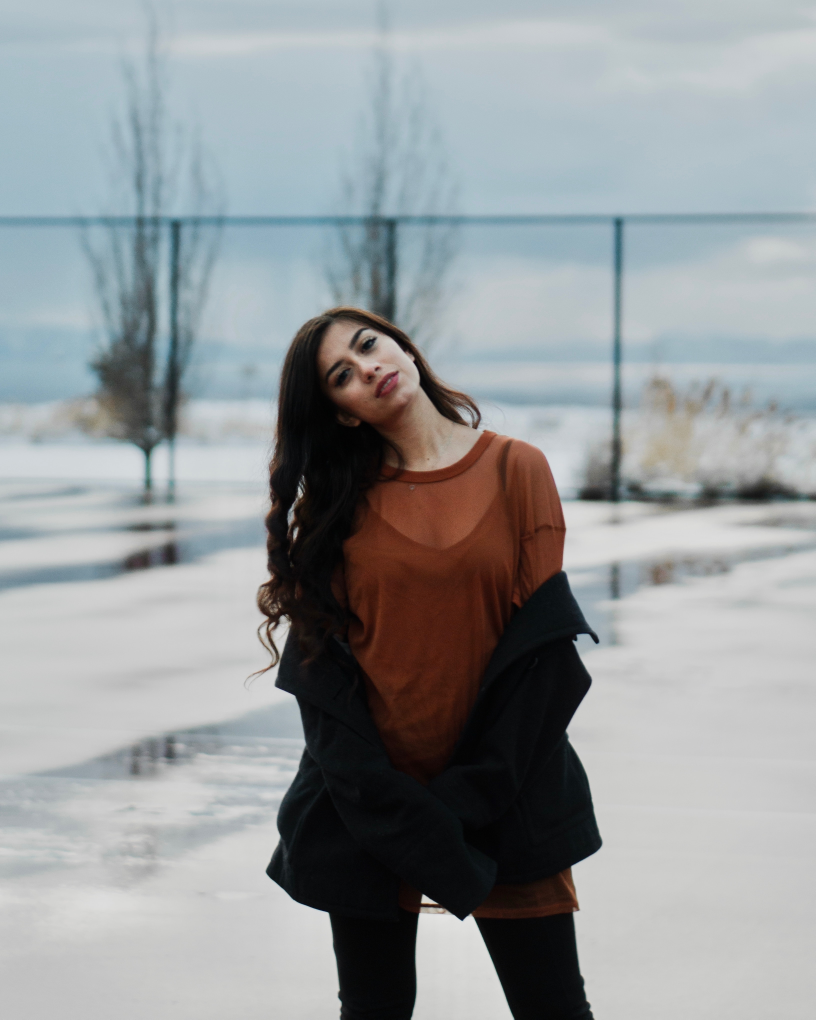
#> input picture img2gcode/linedraw/images/1.jpg, 3262 x 4077 px (shown at 1/4 size); its folder holds only this picture in this run
$ python -i linedraw.py   (imports and definitions only)
#> lines starting #> are read from the running program, lines starting #| are printed output that depends on the picture; after the words box and inside, x2 and y2 are one past the last pixel; in counts of white or black regions, pixels touching at a corner belong together
### img2gcode/linedraw/lib/perlin.py
#Perlin Noise
#Based on Javascript from p5.js (https://github.com/processing/p5.js/blob/master/src/math/noise.js)

import math
import random

PERLIN_YWRAPB = 4
PERLIN_YWRAP = 1<<PERLIN_YWRAPB
PERLIN_ZWRAPB = 8
PERLIN_ZWRAP = 1<<PERLIN_ZWRAPB
PERLIN_SIZE = 4095

perlin_octaves = 4
perlin_amp_falloff = 0.5

def scaled_cosine(i):
    return 0.5*(1.0-math.cos(i*math.pi))

perlin = None

def noise(x,y=0,z=0):
    global perlin
    if perlin == None:
        perlin = []
        for i in range(0,PERLIN_SIZE+1):
            perlin.append(random.random())
    if x<0:x=-x
    if y<0:y=-y
    if z<0:z=-z

    xi,yi,zi = int(x),int(y),int(z)
    xf = x-xi
    yf = y-yi
    zf = z-zi
    rxf = ryf = None

    r = 0
    ampl = 0.5

    n1 = n2 = n3 = None
    for o in range(0,perlin_octaves):
        of=xi+(yi<<PERLIN_YWRAPB)+(zi<<PERLIN_ZWRAPB)

        rxf = scaled_cosine(xf)
        ryf = scaled_cosine(yf)

        n1  = perlin[of&PERLIN_SIZE]
        n1 += rxf*(perlin[(of+1)&PERLIN_SIZE]-n1)
        n2  = perlin[(of+PERLIN_YWRAP)&PERLIN_SIZE]
        n2 += rxf*(perlin[(of+PERLIN_YWRAP+1)&PERLIN_SIZE]-n2)
        n1 += ryf*(n2-n1)

        of += PERLIN_ZWRAP
        n2  = perlin[of&PERLIN_SIZE]
        n2 += rxf*(perlin[(of+1)&PERLIN_SIZE]-n2)
        n3  = perlin[(of+PERLIN_YWRAP)&PERLIN_SIZE]
        n3 += rxf*(perlin[(of+PERLIN_YWRAP+1)&PERLIN_SIZE]-n3)
        n2 += ryf*(n3-n2)

        n1 += scaled_cosine(zf)*(n2-n1)

        r += n1*ampl
        ampl *= perlin_amp_falloff
        xi<<=1
        xf*=2
        yi<<=1
        yf*=2
        zi<<=1
        zf*=2

        if (xf>=1.0): xi+=1; xf-=1
        if (yf>=1.0): yi+=1; yf-=1
        if (zf>=1.0): zi+=1; zf-=1
    return r

def noiseDetail(lod, falloff):
    if lod>0:perlin_octaves=lod
    if falloff>0:perlin_amp_falloff=falloff


class LCG():
    # [5 lines left out: function __init__, not called in this run]
    def setSeed(self,val=None):
        self.z = self.seed = (math.random()*self.m if val == None else val) >> 0
    def getSeed(self):
        return self.seed
    def rand(self):
        self.z = (self.a * self.z + self.c) % self.m
        return self.z/self.m


# [6 lines left out: function noiseSeed, not called in this run]


### img2gcode/linedraw/lib/strokesort.py
from random import *
from PIL import Image, ImageDraw, ImageOps
from util import *


def sortlines(lines):
    print("optimizing stroke sequence...")
    clines = lines[:]
    slines = [clines.pop(0)]
    while clines != []:
        x,s,r = None,1000000,False
        for l in clines:
            d = distsum(l[0],slines[-1][-1])
            dr = distsum(l[-1],slines[-1][-1])
            if d < s:
                x,s,r = l[:],d,False
            if dr < s:
                x,s,r = l[:],s,True

        clines.remove(x)
        if r == True:
            x = x[::-1]
        slines.append(x)
    return slines

# [13 lines left out: function visualize, not called in this run]

# [6 lines that do not run on import are left out]

### img2gcode/linedraw/lib/util.py
# [6 lines left out: function midpt, not called in this run]

def distsum(*args):
    return sum([ ((args[i][0]-args[i-1][0])**2 + (args[i][1]-args[i-1][1])**2)**0.5 for i in range(1,len(args))])

### img2gcode/linedraw/linedraw.py

#global imports
from random import *
import sys
import math
import argparse


from PIL import Image, ImageDraw, ImageOps


no_cv = False
export_path = "output/out.svg"
draw_contours = True
draw_hatch = True
show_bitmap = False
resolution = 480
hatch_size = 8
contour_simplify = 1


try:
    import numpy as np
    import cv2
except:
    print("Cannot import numpy/openCV. Switching to NO_CV mode.")
    no_cv = True


# local imports
sys.path.insert(0, './lib') # (Import from lib folder)
from filters import *
from strokesort import *
import perlin
from util import *


def find_edges(IM):
    print("finding edges...")
    if no_cv:
        #appmask(IM,[F_Blur])
        appmask(IM,[F_SobelX,F_SobelY])
    else:
        im = np.array(IM)
        im = cv2.GaussianBlur(im,(3,3),0)
        im = cv2.Canny(im,100,200)
        IM = Image.fromarray(im)
    return IM.point(lambda p: p > 128 and 255)


def getdots(IM):
    print("getting contour points...")
    PX = IM.load()
    dots = []
    w,h = IM.size
    for y in range(h-1):
        row = []
        for x in range(1,w):
            if PX[x,y] == 255:
                if len(row) > 0:
                    if x-row[-1][0] == row[-1][-1]+1:
                        row[-1] = (row[-1][0],row[-1][-1]+1)
                    else:
                        row.append((x,0))
                else:
                    row.append((x,0))
        dots.append(row)
    return dots

def connectdots(dots):
    print("connecting contour points...")
    contours = []
    for y in range(len(dots)):
        for x,v in dots[y]:
            if v > -1:
                if y == 0:
                    contours.append([(x,y)])
                else:
                    closest = -1
                    cdist = 100
                    for x0,v0 in dots[y-1]:
                        if abs(x0-x) < cdist:
                            cdist = abs(x0-x)
                            closest = x0

                    if cdist > 3:
                        contours.append([(x,y)])
                    else:
                        found = 0
                        for i in range(len(contours)):
                            if contours[i][-1] == (closest,y-1):
                                contours[i].append((x,y,))
                                found = 1
                                break
                        if found == 0:
                            contours.append([(x,y)])
        for c in contours:
            if c[-1][1] < y-1 and len(c)<4:
                contours.remove(c)
    return contours


def getcontours(IM,sc=2):
    print("generating contours...")
    IM = find_edges(IM)
    IM1 = IM.copy()
    IM2 = IM.rotate(-90,expand=True).transpose(Image.FLIP_LEFT_RIGHT)
    dots1 = getdots(IM1)
    contours1 = connectdots(dots1)
    dots2 = getdots(IM2)
    contours2 = connectdots(dots2)

    for i in range(len(contours2)):
        contours2[i] = [(c[1],c[0]) for c in contours2[i]]
    contours = contours1+contours2

    for i in range(len(contours)):
        for j in range(len(contours)):
            if len(contours[i]) > 0 and len(contours[j])>0:
                if distsum(contours[j][0],contours[i][-1]) < 8:
                    contours[i] = contours[i]+contours[j]
                    contours[j] = []

    for i in range(len(contours)):
        contours[i] = [contours[i][j] for j in range(0,len(contours[i]),8)]


    contours = [c for c in contours if len(c) > 1]

    for i in range(0,len(contours)):
        contours[i] = [(v[0]*sc,v[1]*sc) for v in contours[i]]

    for i in range(0,len(contours)):
        for j in range(0,len(contours[i])):
            contours[i][j] = int(contours[i][j][0]+10*perlin.noise(i*0.5,j*0.1,1)),int(contours[i][j][1]+10*perlin.noise(i*0.5,j*0.1,2))

    return contours


def hatch(IM,sc=16):
    print("hatching...")
    PX = IM.load()
    w,h = IM.size
    lg1 = []
    lg2 = []
    for x0 in range(w):
        for y0 in range(h):
            x = x0*sc
            y = y0*sc
            if PX[x0,y0] > 144:
                pass

            elif PX[x0,y0] > 64:
                lg1.append([(x,y+sc/4),(x+sc,y+sc/4)])
            elif PX[x0,y0] > 16:
                lg1.append([(x,y+sc/4),(x+sc,y+sc/4)])
                lg2.append([(x+sc,y),(x,y+sc)])

            else:
                lg1.append([(x,y+sc/4),(x+sc,y+sc/4)])
                lg1.append([(x,y+sc/2+sc/4),(x+sc,y+sc/2+sc/4)])
                lg2.append([(x+sc,y),(x,y+sc)])

    lines = [lg1,lg2]
    for k in range(0,len(lines)):
        for i in range(0,len(lines[k])):
            for j in range(0,len(lines[k])):
                if lines[k][i] != [] and lines[k][j] != []:
                    if lines[k][i][-1] == lines[k][j][0]:
                        lines[k][i] = lines[k][i]+lines[k][j][1:]
                        lines[k][j] = []
        lines[k] = [l for l in lines[k] if len(l) > 0]
    lines = lines[0]+lines[1]

    for i in range(0,len(lines)):
        for j in range(0,len(lines[i])):
            lines[i][j] = int(lines[i][j][0]+sc*perlin.noise(i*0.5,j*0.1,1)),int(lines[i][j][1]+sc*perlin.noise(i*0.5,j*0.1,2))-j
    return lines


def sketch(path):
#> called with path = 'images/1.jpg'
    IM = None
    possible = [path,"images/"+path,"images/"+path+".jpg","images/"+path+".png","images/"+path+".tif"]
    for p in possible:
        try:
            IM = Image.open(p)
#> IM is the input picture: PIL image 3262x4077 RGB; mean R, G, B 149.1, 153.7, 155.6
            break
        except:
            pass
    w,h = IM.size
    print(w)
#| 3262
    print(h)
#| 4077
    print(resolution)
    print(resolution*h//w)
#| 599
    IM = IM.convert("L")
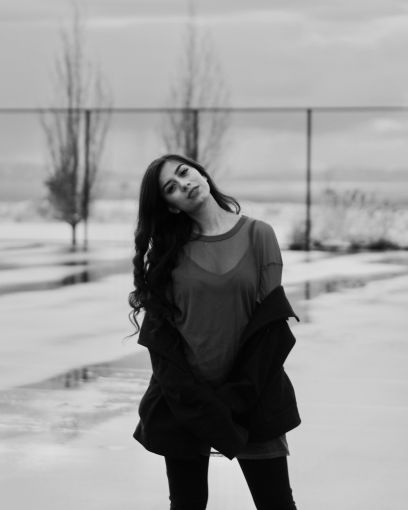
#> IM: PIL image 3262x4077 L (shown at 1/8 size); min 0, max 229, mean 152.5
    IM=ImageOps.autocontrast(IM,10)
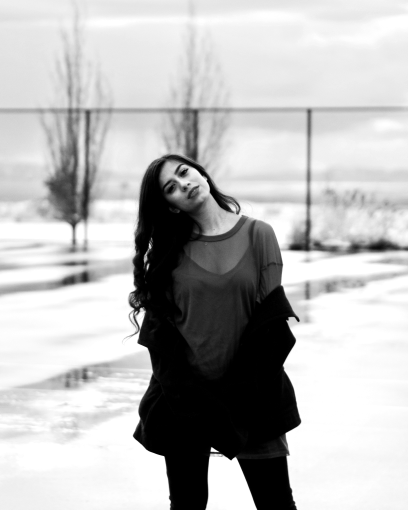
#> IM: PIL image 3262x4077 L (shown at 1/8 size); min 0, max 255, mean 185.6

    lines = []
    if draw_contours:
        lines += getcontours(IM.resize((resolution//contour_simplify,resolution//contour_simplify*h//w)),contour_simplify)
#> in find_edges, `im = np.array(IM)`:
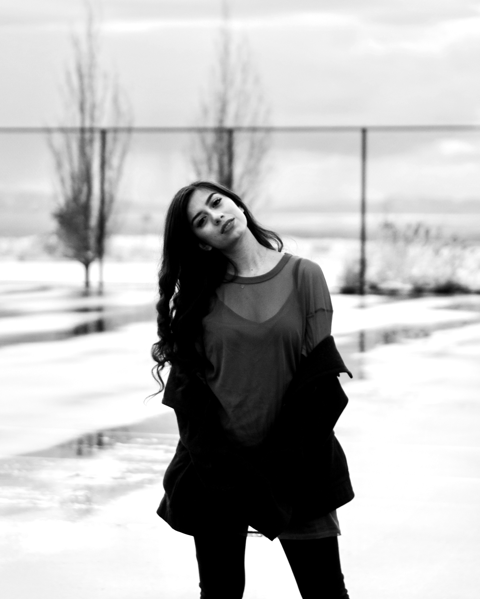
#> im: shape (599, 480); min 0, max 255, mean 185.6
#> in find_edges, `im = cv2.Canny(im,100,200)`:
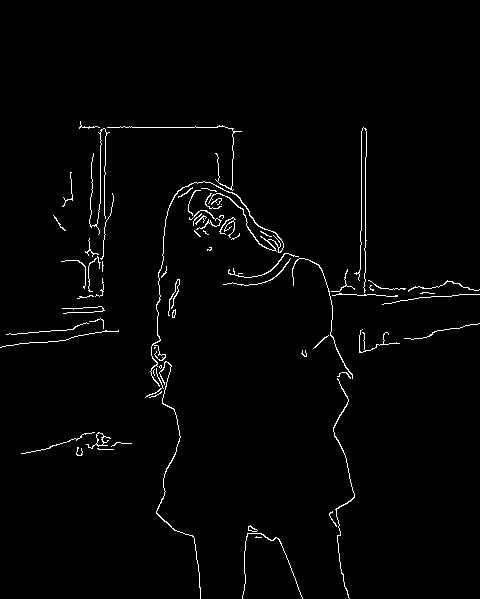
#> im: shape (599, 480); 1.7% white in thin lines or dots, all inside (x1, y1, x2, y2) = (0, 121, 480, 599)
#> in getcontours, `IM2 = IM.rotate(-90,expand=True).transpose(Image.FLIP_LEFT_RIGHT)`:
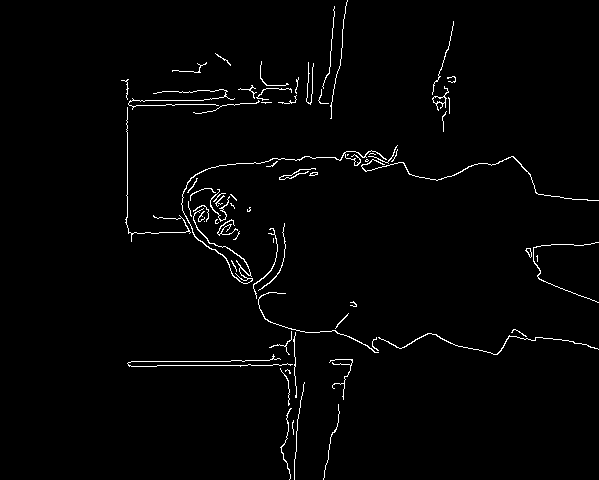
#> IM2: PIL image 599x480 L; 1.7% white in thin lines or dots, all inside (x1, y1, x2, y2) = (121, 0, 599, 480)
#> in getcontours, `dots1 = getdots(IM1)`: dots1 = 598 items, first 6: [], [], [], [], [], []
#> after the loop in connectdots, `for y in range(len(dots)):`: contours = 111 items
#> in getcontours, `dots2 = getdots(IM2)`: dots2 = 479 items
#> in getcontours, `contours2 = connectdots(dots2)`: contours2 = 114 items
#> the loop in getcontours, `for i in range(len(contours2)):` made 114 passes
#> in getcontours, `contours = contours1+contours2`: contours = 225 items
#> in getcontours, `contours = [c for c in contours if len(c) > 1]`: contours = 87 items
#> the loop in getcontours, `for i in range(0,len(contours)):` made 87 passes
#> the loop in getcontours, `for i in range(0,len(contours)):` made 87 passes
    if draw_hatch:
        lines += hatch(IM.resize((resolution//hatch_size,resolution//hatch_size*h//w)),hatch_size)

    lines = sortlines(lines)
    if show_bitmap:
        disp = Image.new("RGB",(resolution,resolution*h//w),(255,255,255))
        draw = ImageDraw.Draw(disp)
        for l in lines:
            draw.line(l,(0,0,0),5)
        disp.show()

    f = open(export_path,'w')
    f.write(makesvg(lines, resolution/2, resolution*h//w/2))
#> the loop in makesvg, `for l in lines:` made 374 passes
#> l on passes 2 to 4: [(383, 292), (372, 284)], [(373, 283), (381, 288), (388, 292), (396, 293), (405, 293)], [(411, 294), (419, 293), (428, 291)]
    f.close()
    print(len(lines),"strokes.")
#| 374 strokes.
    print("done.")
    return lines


def makesvg(lines, height, width):
    print("generating svg file...")
    out = '<svg xmlns="http://www.w3.org/2000/svg" version="1.1" viewBox="0 0 '+str(height)+' '+str(width) +' " >' #height="'+str(height)+'" width="'+str(width)+'">'
    for l in lines:
        l = ",".join([str(p[0]*0.5)+","+str(p[1]*0.5) for p in l])
        out += '<polyline points="'+l+'" stroke="black" stroke-width="2" fill="none" />\n'
    out += '</svg>'
    return out


# [44 lines not run here, left out]

>>> result = sketch('images/1.jpg')

$ run again, on img2gcode/linedraw/images/10.jpg
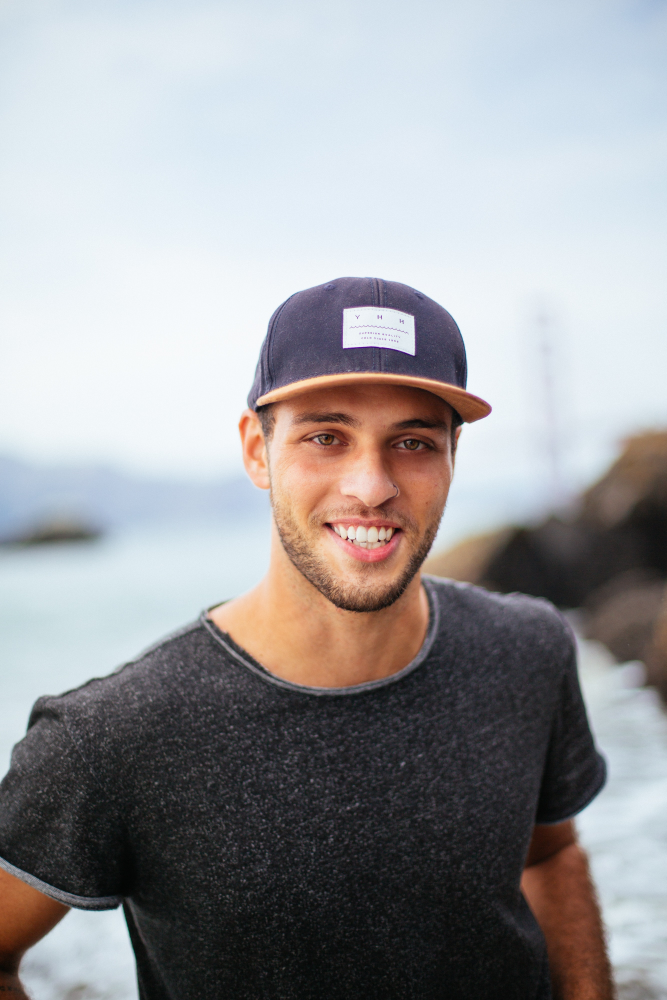
#> input picture img2gcode/linedraw/images/10.jpg, 2667 x 4000 px (shown at 1/4 size)
#> in sketch, IM is the input picture: PIL image 2667x4000 RGB; mean R, G, B 155.3, 154.9, 157.3
#| 2667
#| 4000
#| 719
#> in find_edges, `im = cv2.Canny(im,100,200)`:
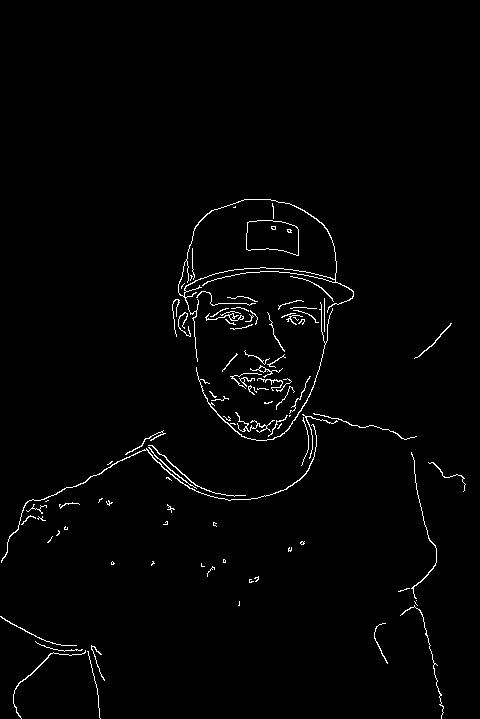
#> im: shape (719, 480); 1.6% white in thin lines or dots, all inside (x1, y1, x2, y2) = (0, 199, 466, 719)
#> in getcontours, `IM2 = IM.rotate(-90,expand=True).transpose(Image.FLIP_LEFT_RIGHT)`:
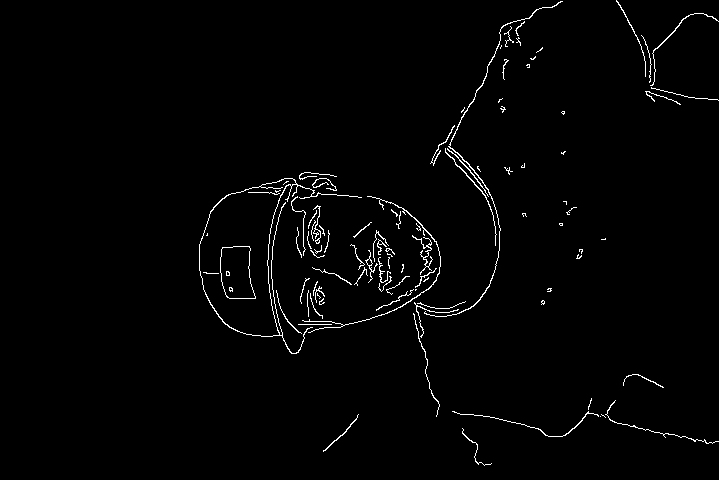
#> IM2: PIL image 719x480 L; 1.6% white in thin lines or dots, all inside (x1, y1, x2, y2) = (199, 0, 719, 466)
#> dots1 = 718 items, first 6: [], [], [], [], [], []
#> after the loop in connectdots, `for y in range(len(dots)):`: contours = 157 items
#> dots2 = 479 items
#> contours2 = 149 items
#> the loop in getcontours, `for i in range(len(contours2)):` made 149 passes
#> in getcontours, `contours = contours1+contours2`: contours = 306 items
#> in getcontours, `contours = [c for c in contours if len(c) > 1]`: contours = 87 items
#> the loop in getcontours, `for i in range(0,len(contours)):` made 87 passes
#> the loop in getcontours, `for i in range(0,len(contours)):` made 87 passes
#> the loop in makesvg, `for l in lines:` made 512 passes
#> l on passes 2, 3, 5: [(182, 334), (190, 342)], [(191, 336), (186, 331), (189, 323), (185, 332)], [(187, 301), (195, 300), (203, 299)]
#| 512 strokes.

$ run again, on img2gcode/linedraw/images/11.jpg
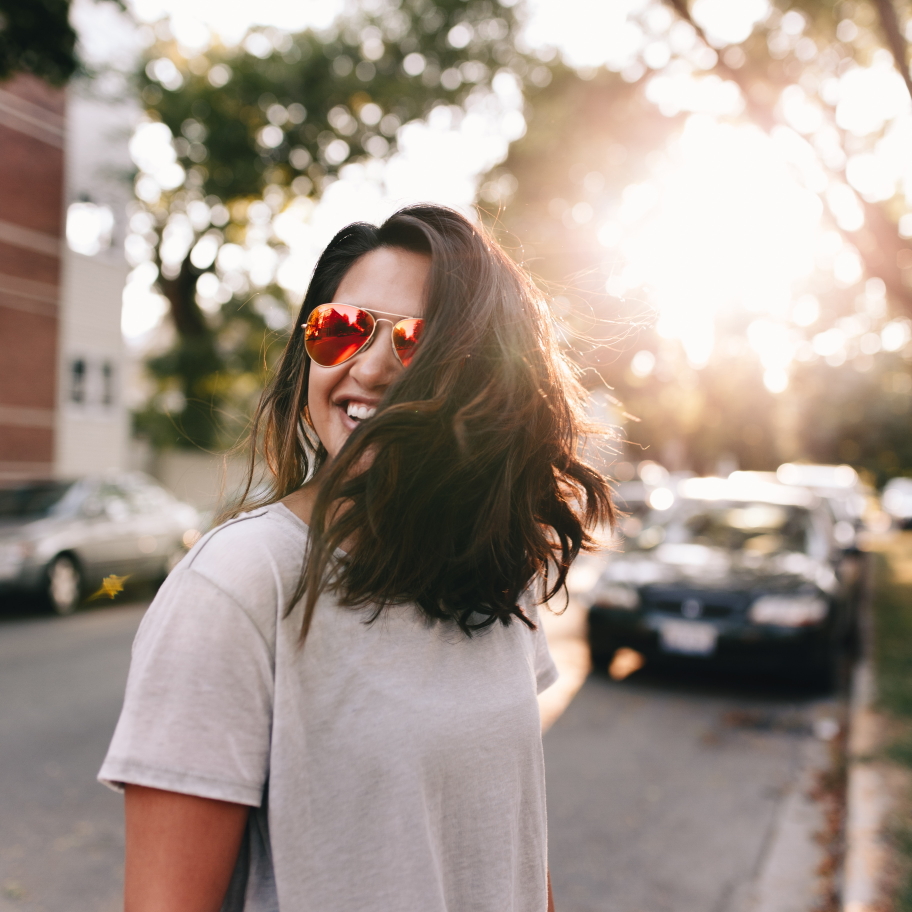
#> input picture img2gcode/linedraw/images/11.jpg, 3648 x 3648 px (shown at 1/4 size)
#> in sketch, IM is the input picture: PIL image 3648x3648 RGB; mean R, G, B 163.3, 149, 139.1
#| 3648
#| 3648
#| 480
#> in find_edges, `im = cv2.Canny(im,100,200)`:
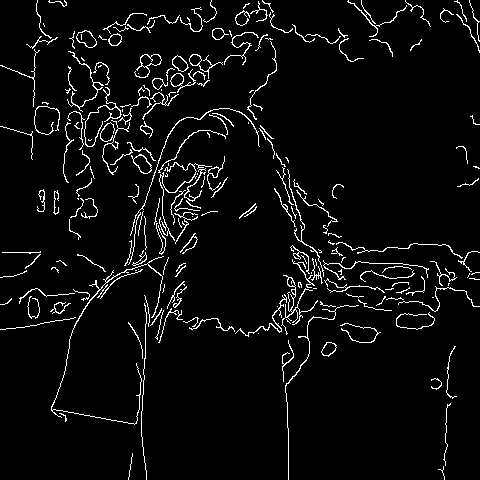
#> im: shape (480, 480); 4.8% white in thin lines or dots
#> in getcontours, `IM2 = IM.rotate(-90,expand=True).transpose(Image.FLIP_LEFT_RIGHT)`:
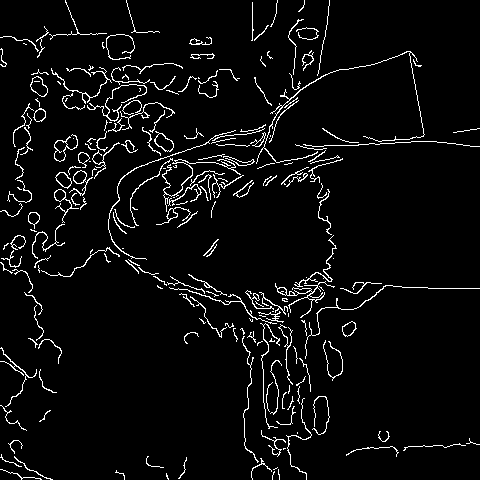
#> IM2: PIL image 480x480 L; 4.8% white in thin lines or dots
#> dots1 = 479 items
#> after the loop in connectdots, `for y in range(len(dots)):`: contours = 398 items
#> dots2 = 479 items
#> contours2 = 387 items
#> in getcontours, `contours = contours1+contours2`: contours = 785 items
#> in getcontours, `contours = [c for c in contours if len(c) > 1]`: contours = 243 items
#> the loop in getcontours, `for i in range(0,len(contours)):` made 243 passes
#> the loop in makesvg, `for l in lines:` made 887 passes
#> l on passes 1 to 3: [(41, 2), (40, 10), (44, 18), (44, 26), (48, 35), (56, 44)], [(67, 46), (75, 45), (83, 44), (91, 42)], [(90, 35), (98, 43)]
#| 887 strokes.
